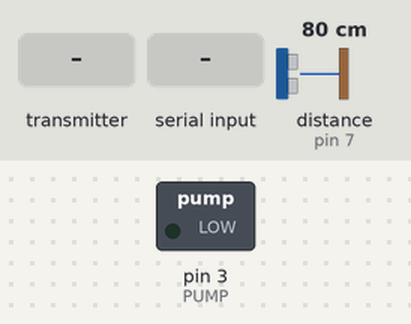
Bench run of a sketch on a simulated Arduino Uno, built with avr-gcc and run on an emulated ATmega328P. Parts: switched loads named in the sketch (green lamp = pin HIGH). The test bench sets the inputs (shaded band); at power-on: distance to the obstacle (sensor on pin 7) 80 cm. The echo pulse lasts 58.3 µs per cm; no radio packets arrive unless stated; pins used as bus, display or sensor lines are not drawn; what the sketch prints to the serial monitor is not drawn.

Above: at 1.2 s.
1.3 s: the transmitter starts sending receivenrf.0 = 0
3.8 s: "A\n" received over the second serial link
At 4.1 s:
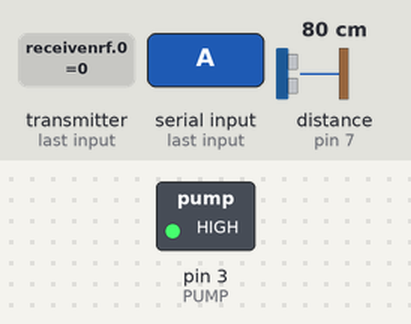
5.3 s: distance to the obstacle (sensor on pin 7) set to 2 cm
8.1 s: "B\n" received over the second serial link
At 8.5 s:
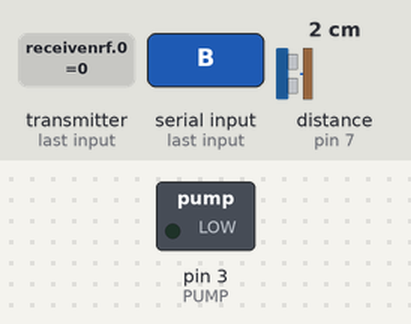
9.6 s: "C\n" received over the second serial link
11.1 s: the transmitter starts sending receivenrf.1 = 25
Timing chart, 0 to 14.1 s (numbered marks = the images above; inputs shaded):
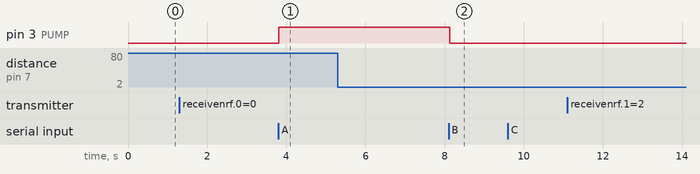

Measured:
- after the input at 1.3 s, every drawn part: stays the same
- after the input at 3.8 s, pin 3 (PUMP): LOW → HIGH at once
- after the input at 5.3 s, every drawn part: stays the same
- after the input at 8.1 s, pin 3 (PUMP): HIGH → LOW at once
- after the input at 9.6 s, every drawn part: stays the same
- after the input at 11.1 s, every drawn part: stays the same

The sketch:

ArduinoGate.ino
```cpp
#include <SPI.h>
#include <nRF24L01.h>
#include <RF24.h>

#include <SoftwareSerial.h>
#include "Model.h"

#define PUMP 3
#define TRIG_PIN 8
#define ECHO_PIN 7
#define TIME_OUT 5000

RF24 radio(9,10); // CE, CSN
const byte diachi[][6] = {"11110","11111","11112"};

SoftwareSerial Serial_Arduino(4,5);//RX - 4 - TX - 5

String inputString = "";
bool stringComplete = false;

float receivenrf[3];
String chuoiguiESP = "";

Garden garden1 = Garden(0,0,0,0,0,0,0);
Garden garden2 = Garden(0,0,0,0,0,0,0);
Gate gate = Gate(0,0,0);

void setup() {
  Serial.begin(9600);
  Serial_Arduino.begin(9600);
  NRFSetup();
  pinMode(TRIG_PIN, OUTPUT);
  pinMode(ECHO_PIN, INPUT);
  pinMode(PUMP, OUTPUT);
}

void loop() {
if (gate.getCheDo() == 1)
{
  while (1)
  {
    Read_UARTESP(setPumpManual);
    sendData();
    ReadNRF();
    if (gate.getCheDo() == 0)
    {
      break;
    }
  }
}

if (gate.getCheDo() == 0)
{
  while (1)
  {
    Read_UARTESP(setPumpAuto);
    sendData();
    ReadNRF();
    if (gate.getCheDo() == 1)
    {
      break;
    }
  }
}
}

void Read_UARTESP(void (*setPump)())
{
  while (Serial_Arduino.available()) //lấy dữ liệu
  {
    char incharr = (char)Serial_Arduino.read();//đọc từng byte
    inputString += incharr;

    if (incharr == '\n')
    {
      stringComplete = true;
    }
    if (stringComplete == true)
    {
      Serial.println(inputString);
      XuLyChuoiESP(inputString);
      setPump();
      inputString = "";
      stringComplete = false;
    }
  }
}

void NRFSetup(){
  if (!radio.begin())
  {
    Serial.println("Module không khởi động được...!!");
  while (1) {}
  }
  radio.openWritingPipe(diachi[0]);
  radio.openReadingPipe(1, diachi[1]);
  radio.openReadingPipe(2,diachi[2]);

  radio.setPALevel(RF24_PA_MIN);
  radio.setChannel(80);
  radio.setDataRate(RF24_250KBPS);

  if (!radio.available())
  {
    Serial.println("CHỜ KẾT NỐI.......");
  }
}

void ReadNRF(){
  radio.stopListening();
  static byte text[4];
  text[0] = garden1.getPump();
  text[1] = garden1.getFan();
  text[2] = garden1.getLight();
  text[3] = garden1.getMode();
  radio.write(&text, sizeof(text));
  delay(10);

  radio.startListening();
  while (!radio.available());
  radio.read(&receivenrf,sizeof(receivenrf));
  chuoiguiESP = "A1B" + (String)receivenrf[0] + "C" + (String)receivenrf[1] + "D" + (String)receivenrf[2] + "E";
  delay(10);
}

void XuLyChuoiESP(String chuoinhanESP){
  int findA = -1;
  int findB = -1;
  int findC = -1;
  int findD = -1;
  int findE = -1;
  int findF = -1;
  int findG = -1;

  findA = chuoinhanESP.indexOf("A");
  findB = chuoinhanESP.indexOf("B");
  findC = chuoinhanESP.indexOf("C");
  findD = chuoinhanESP.indexOf("D");
  findE = chuoinhanESP.indexOf("E");
  findF = chuoinhanESP.indexOf("F");
  findG = chuoinhanESP.indexOf("G");

  if (findA >= 0 && findB >= 0){
    String data = chuoinhanESP.substring(findA + 1, findB);
    garden1.setPump(data);
  }

  if (findB >= 0 && findC >= 0){
    String data = chuoinhanESP.substring(findB + 1, findC);
    garden1.setFan(data);
  }

  if (findC >= 0 && findD >= 0){
    String data = chuoinhanESP.substring(findC + 1, findD);
    garden1.setLight(data);
  }

  if (findD >= 0 && findE >= 0){
    String data = chuoinhanESP.substring(findD + 1, findE);
    garden1.setMode(data);
  }

  if (findE >= 0 && findF >= 0){
    String data = chuoinhanESP.substring(findE + 1, findF);
    gate.setCheDo(data);
  }

  if (findF >= 0 && findG >= 0){
    String data = chuoinhanESP.substring(findF + 1, findG);
    gate.setMayBom(data);
  }

  gate.hienthi();
}

void sendData(){
  static unsigned long last = millis();
  if( millis() - last > 1000){
    DocKhoangCach();
    Serial_Arduino.println(chuoiguiESP);
    Serial_Arduino.print("A3B");
    Serial_Arduino.print(gate.getDoCao());
    Serial_Arduino.println("C");
    last = millis();
  }
}
float getDistance()
{
  long duration, distanceCm;

  digitalWrite(TRIG_PIN, LOW);
  delayMicroseconds(2);
  digitalWrite(TRIG_PIN, HIGH);
  delayMicroseconds(10);
  digitalWrite(TRIG_PIN, LOW);

  duration = pulseIn(ECHO_PIN, HIGH, TIME_OUT);

  // convert to distance
  distanceCm = duration / 29.1 / 2;

  return distanceCm;
}
void DocKhoangCach(){
  long distance = getDistance();

  if (distance <= 0)
  {
    Serial.println("Echo time out !!");
  }
  else
  {
    Serial.print("Distance to nearest obstacle (cm): ");
    Serial.println(distance);
    gate.setDoCao(33 - distance);
  }
}

void setPumpAuto(){
  if(gate.getDoCao() >= 28){
     digitalWrite(PUMP,LOW);
  }
  else if(gate.getDoCao() <= 5){
    digitalWrite(PUMP,HIGH);
  }

}
void setPumpManual(){
  if(gate.getDoCao() >= 28){
     digitalWrite(PUMP,LOW);
  }
  else{
    gate.getMayBom() == 1?
    digitalWrite(PUMP,HIGH):
    digitalWrite(PUMP,LOW);
  }
}
```

Model.h
```cpp
class Garden
{
private:
  float nhietdo;
  float doam;
  float doamdat;
  bool pump;
  bool fan;
  bool light;
  bool mode;
public:
  Garden(float nhietdo, float doam, float doamdat, bool pump, bool fan, bool light, bool mode){
    this->nhietdo = nhietdo;
    this->doam = doam;
    this->doamdat = doamdat;
    this->fan = fan;
    this->light = light;
    this->pump = pump;
    this->mode = mode;
  }

  void setNhietDo(float nhietdo){
    this->nhietdo = nhietdo;
  }

  void setDoAm(float doam){
    this->doam = doam;
  }

  void setDoAmDat(float doamdat){
    this->doamdat = doamdat;
  }

  void setFan(String fanString){
    if(fanString == "1"){
      this->fan = 1;
    }
    else if(fanString == "0"){
      this->fan = 0;
    }
  }

  void setLight(String lightString){
    if(lightString == "1"){
      this->light = 1;
    }
    else if(lightString == "0"){
      this->light = 0;
    }
  }

  void setPump(String pumpString){
    if(pumpString == "1"){
      this->pump = 1;
    }
    else if(pumpString == "0"){
      this->pump = 0;
    }
  }

  void setMode(String modeString){
    if(modeString == "1"){
      this->mode = 1;
    }
    else{
      this->mode = 0;
    }
  }

  float getNhietDo(){
    return nhietdo;
  }

  float getDoAm(){
    return doam;
  }

  float getDoAmDat(){
    return doamdat;
  }

  bool getLight(){
    return light;
  }

  bool getPump(){
    return pump;
  }

  bool getFan(){
    return fan;
  }

  bool getMode(){
    return mode;
  }

  void hienthi(){
    Serial.print("Mode: ");
    Serial.println(mode == 1?"Manual":"Auto");
    Serial.print("Nhiet do: ");
    Serial.println(nhietdo);
    Serial.print("Do am: ");
    Serial.println(doam);
    Serial.print("Do am dat: ");
    Serial.println(doamdat);
    Serial.print("Pump:");
    Serial.println(pump);
    Serial.print("Fan: ");
    Serial.println(fan);
    Serial.print("Light: ");
    Serial.println(light);
  }
};

class  Gate
{
private:
  bool chedo;
  bool maybom;
  float docao;
public:
   Gate(bool chedo,bool maybom, float docao){
     this->chedo = chedo;
     this->maybom = maybom;
     this->docao = docao;
   };

   void setCheDo(String chedoString){
     if(chedoString == "1"){
       this->chedo = 1;
     }
     else if(chedoString == "0"){
       this->chedo = 0;
     }
   }

   void setMayBom(String maybomString){
     if(maybomString == "1"){
       this->maybom  = 1;
     }
     else if(maybomString == "0"){
       this->maybom = 0;
     }
   }

   void setDoCao(float docao){
     this->docao = docao;
   }

   bool getCheDo(){
     return chedo;
   }

   bool getMayBom(){
     return maybom;
   }

   float getDoCao(){
     return docao;
   }

   void hienthi(){
     Serial.println("Gate");
     Serial.print("Che do: ");
     Serial.println(chedo == 1?"Manual":"Auto");
     Serial.print("May bom: ");
     Serial.println(maybom);
     Serial.print("Do cao");
     Serial.println(docao);
   }
};
```
